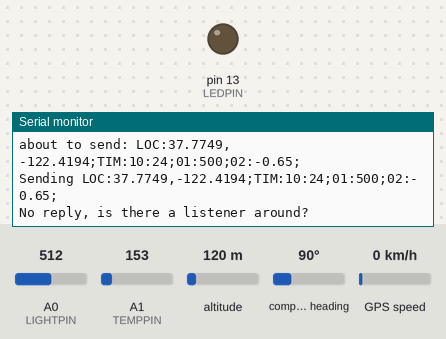
Bench run of a sketch on a simulated Arduino Mega 2560, built with avr-gcc and run on an emulated ATmega2560. On the bench: output pins drawn as LEDs (lit = HIGH), the last lines printed to the serial monitor. The test bench sets the inputs (shaded band); at power-on: A1 (TEMPPIN) = 153, A0 (LIGHTPIN) = 512, altitude 120 m, compass heading 90°, GPS speed 0 km/h. The GPS gets a fix after 3 s at 37.7749, -122.4194 with 8 satellites; no radio packets arrive unless stated; pins used as bus, display or sensor lines are not drawn.

Above: at 8.2 s.
8.3 s: A1 (TEMPPIN) set to 169
At 11.3 s:
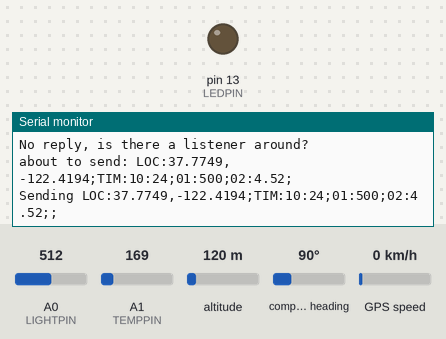
16.2 s: A0 (LIGHTPIN) set to 108
At 16.5 s:
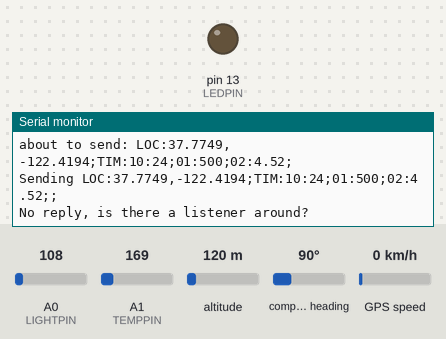
17.7 s: A0 (LIGHTPIN) set to 93
At 20.1 s:
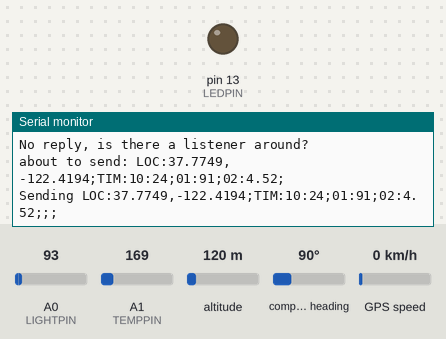

Measured:
- the behaviour switches between 154 and 155 on A1 (TEMPPIN) (found by bisection; images 0 and 1)
- the behaviour switches between 102 and 101 on A0 (LIGHTPIN) (found by bisection; images 2 and 3)
- after the input at 8.3 s, the serial monitor: prints a new line after 2.5 s (image 1)
- after the input at 17.7 s, the serial monitor: prints a new line after 1.5 s (image 3)

The sketch:

gps_transmitter.ino
```cpp
// Feather9x_TX
// -*- mode: C++ -*-
// Example sketch showing how to create a simple messaging client (transmitter)
// with the RH_RF95 class. RH_RF95 class does not provide for addressing or
// reliability, so you should only use RH_RF95 if you do not need the higher
// level messaging abilities.
// It is designed to work with the other example Feather9x_RX

#include <SPI.h>
#include <RH_RF95.h>
#include <TinyGPS++.h>

/* for feather m0  */
#define RFM95_CS 8
#define RFM95_RST 4
#define RFM95_INT 3

// Change to 434.0 or other frequency, must match RX's freq!
#define RF95_FREQ 915.0
#define TXPOWER   23

// define send rate, sensor IDs and pins
#define SENDDELAY     3000

#define LIGHTID       "01"
#define LIGHTPIN      A0
#define LIGHTSENSOR   true

#define TEMPID        "02"
#define TEMPPIN       A1
#define TEMPSENSOR    true

#define GPSRX         3
#define GPSTX         4
#define GPS           true
#define DATE          false
#define TIME          true
#define GPSBAUD       9600

// battery voltage checker
#define VBATPIN       A7

#define LEDPIN 13

// Singleton instance of the radio driver
RH_RF95 rf95(RFM95_CS, RFM95_INT);

// Create a TinyGPS++ object called "gps"
TinyGPSPlus gps;

void setup()
{
  pinMode(RFM95_RST, OUTPUT);
  digitalWrite(RFM95_RST, HIGH);

  while (!Serial);
  Serial.begin(9600);

  //start serial for GPS
  Serial1.begin(GPSBAUD);
  delay(100);

  Serial.println("Feather LoRa TX Test!");

  // manual reset
  digitalWrite(RFM95_RST, LOW);
  delay(10);
  digitalWrite(RFM95_RST, HIGH);
  delay(10);

  while (!rf95.init()) {
    Serial.println("LoRa radio init failed");
    while (1);
  }
  Serial.println("LoRa radio init OK!");

  // Defaults after init are 434.0MHz, modulation GFSK_Rb250Fd250, +13dbM
  if (!rf95.setFrequency(RF95_FREQ)) {
    Serial.println("setFrequency failed");
    while (1);
  }
  Serial.print("Set Freq to: "); Serial.println(RF95_FREQ);

  // Defaults after init are 434.0MHz, 13dBm, Bw = 125 kHz, Cr = 4/5, Sf = 128chips/symbol, CRC on

  // The default transmitter power is 13dBm, using PA_BOOST.
  // If you are using RFM95/96/97/98 modules which uses the PA_BOOST transmitter pin, then
  // you can set transmitter powers from 5 to 23 dBm:
  rf95.setTxPower(TXPOWER, false);

  // check and print battery power
  float measuredvbat = analogRead(VBATPIN);
  measuredvbat *= 2;    // we divided by 2, so multiply back
  measuredvbat *= 3.3;  // Multiply by 3.3V, our reference voltage
  measuredvbat /= 1024; // convert to voltage
  Serial.print("VBat: " ); Serial.println(measuredvbat);

  pinMode(LEDPIN, OUTPUT);
}

void loop()
{
  static String send_string;
  static int send_length = 0;
  static char send_buffer[RH_RF95_MAX_MESSAGE_LEN];
  static int send_time;
  static bool got_location = false;

  if(GPS && !got_location) {
    while (Serial1.available() > 0) {
      if (gps.encode(Serial1.read())) {
        send_string = addGPSData();
        got_location = true;
      }
    }
  }

  if(millis() < SENDDELAY || millis() - send_time > SENDDELAY) {
    if(LIGHTSENSOR) {
      float light_reading = analogRead(LIGHTPIN) * (1000.0/1023);
      send_string = addSensorData(send_string, LIGHTID, light_reading, 0);
    }

    if(TEMPSENSOR) {
      float voltage = (analogRead(TEMPPIN) * 0.00322581);
      float tempC = (voltage - 0.5) * 100.0;
      send_string = addSensorData(send_string, TEMPID, tempC, 2);
    }
    // add more sensors here

    // send transmission
    send_length = min(RH_RF95_MAX_MESSAGE_LEN, send_string.length());
    Serial.print("about to send: "); Serial.println(send_string);
    for (byte i = 0; i < send_length; i++) {
      send_buffer[i] = send_string[i];
    }

    Serial.print("Sending "); Serial.println(send_buffer);
    rf95.send((uint8_t *)send_buffer, send_length);

    //    Serial.println("Waiting for packet to complete...");
    delay(20);
    rf95.waitPacketSent();
    // Now wait for a reply
    uint8_t buf[RH_RF95_MAX_MESSAGE_LEN];
    uint8_t len = sizeof(buf);

  //  Serial.println("Waiting for reply...");
    delay(20);
    if (rf95.waitAvailableTimeout(1000)) {
      // Should be a reply message for us now
      if (rf95.recv(buf, &len)) {
        Serial.print("Got reply: ");
        Serial.println((char*)buf);
        Serial.print("RSSI: ");
        Serial.println(rf95.lastRssi(), DEC);
      } else {
        Serial.println("Receive failed");
      }
    } else {
      Serial.println("No reply, is there a listener around?");
    }

    send_time = millis();
    send_string = "";
    got_location = false;
  }
}

String addGPSData() {
  String send_string = "LOC:";
  if(gps.location.isValid()) {
    send_string = String(send_string + String(gps.location.lat(), 4));
    send_string = String(send_string + ",");
    send_string = String(send_string + String(gps.location.lng(), 4));
  } else {
    send_string = String(send_string + "ERR;");
  }

  if(DATE) {
    send_string = String(send_string + "DAT:");
    if(gps.date.isValid()) {
      send_string = String(send_string + String(gps.date.month())); send_string = String(send_string + "/");
      send_string = String(send_string + String(gps.date.day())); send_string = String(send_string + "/");
      send_string = String(send_string + String(gps.date.year())); send_string = String(send_string + "; ");
    } else {
      send_string = String(send_string + "ERR;");
    }
  }

  if (TIME) {
    send_string = String(send_string + ";TIM:");
    if(gps.time.isValid()) {
      if (gps.time.hour() < 10) send_string = String(send_string + "0");
      send_string = String(send_string + String(gps.time.hour()));
      send_string = String(send_string + ":");
      if (gps.time.minute() < 10) send_string = String(send_string + "0");
      send_string = String(send_string + String(gps.time.minute()));
      send_string = String(send_string + ";");
//      if (gps.time.second() < 10) send_string = String(send_string + "0");
//      send_string = String(send_string + String(gps.time.second()));
//      send_string = String(send_string + ";");
    } else {
      send_string = String(send_string + "ERR;");
    }
  }
  return send_string;
}

// add data from a sensor to the upcoming transmission.
// Transmission format is [sensor id]:[sensor value],...,[sensor value];
String addSensorData(String send_string, String id, float reading, int dec_places) {
  send_string = String(send_string + id);
  send_string = String(send_string + ":");
  send_string = String(send_string + String(reading, dec_places));
  send_string = String(send_string + ";");
  return send_string;
}

// Blink an LED for a given number of ms
void Blink(byte PIN, int DELAY_MS)
{
  digitalWrite(PIN,HIGH);
  delay(DELAY_MS);
  digitalWrite(PIN,LOW);
}
```
